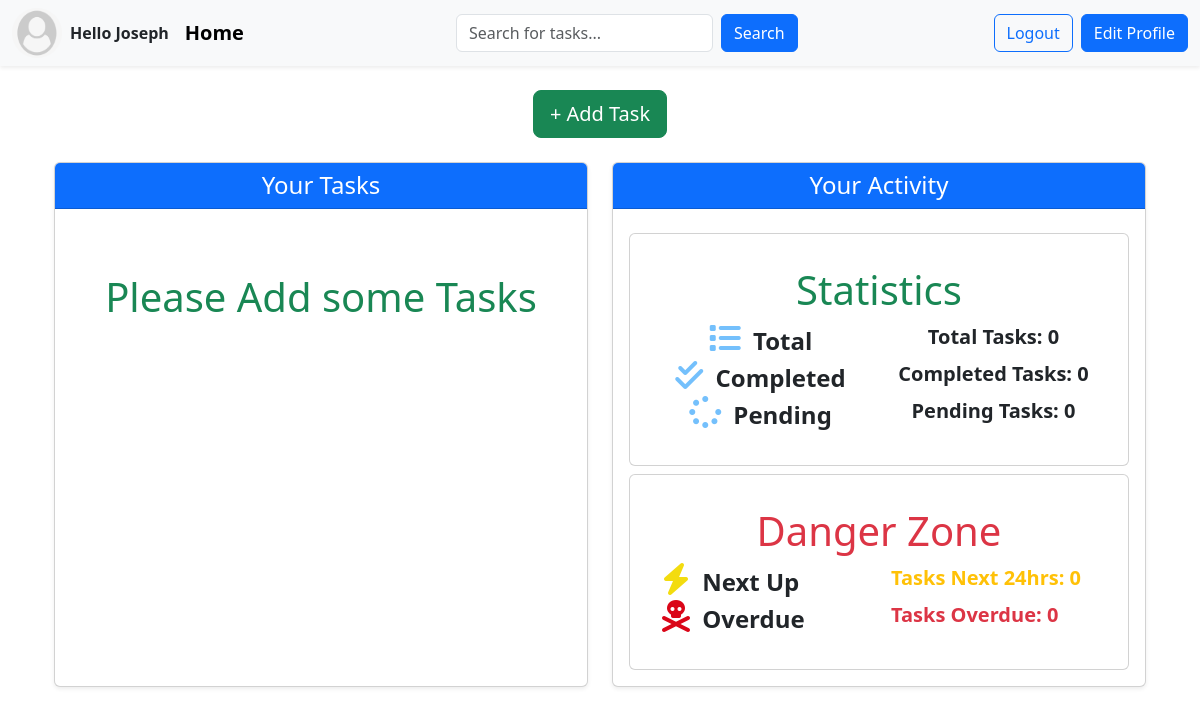
Before: / (signed in) with the older database file.
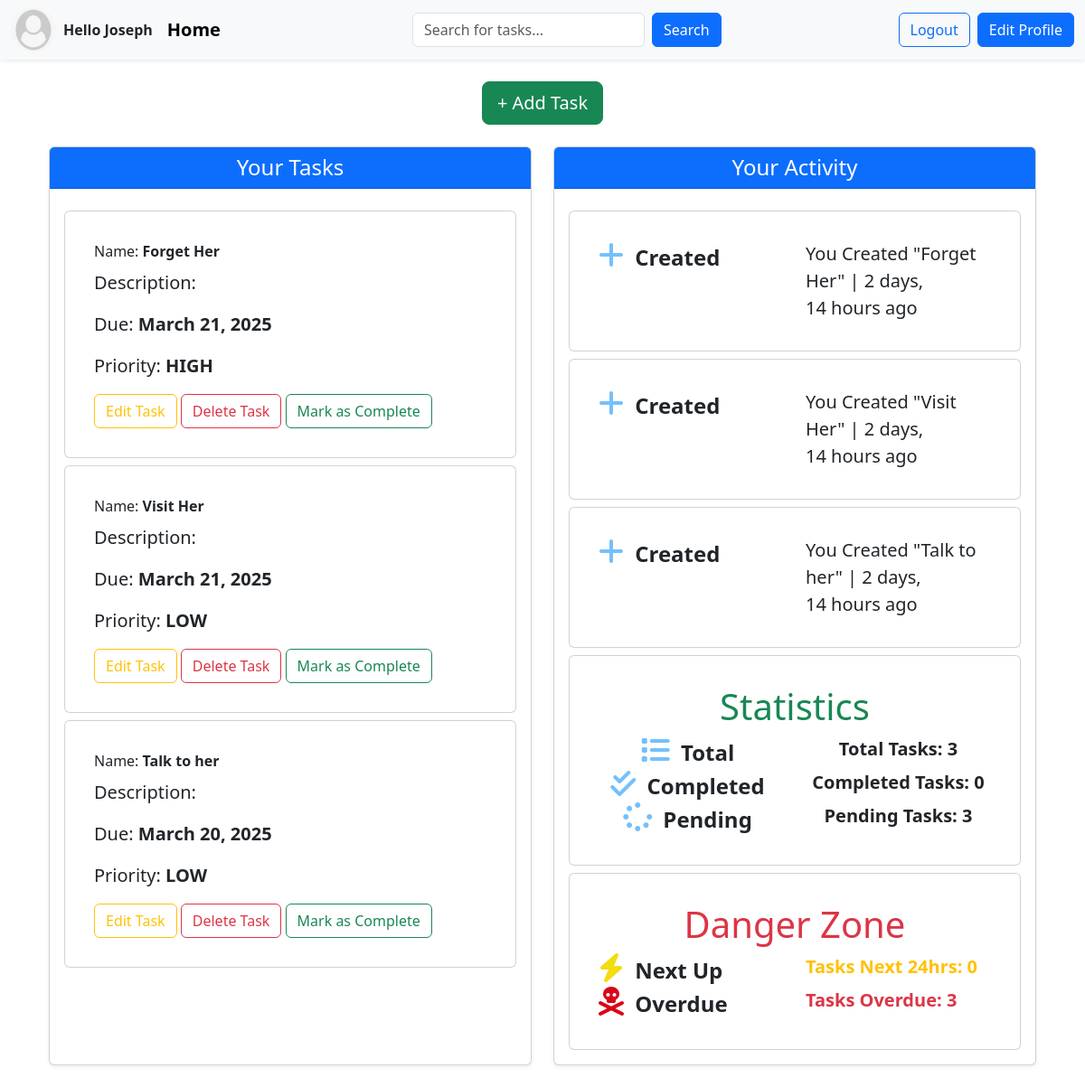
After: the same page with the newer database file.
### base/models.py (models this page shows, shortened)
class User(AbstractUser):
    name = models.CharField(max_length=200,null=True)
    email = models.EmailField(unique=True,null=True)
    avatar= models.ImageField(null=True,default='default.png')
    USERNAME_FIELD = 'email'
    REQUIRED_FIELDS = ['username']

class Task(models.Model):
    title = models.CharField(max_length=200,null=True)
    description = models.TextField(null=True,blank=True)
    user = models.ForeignKey(User,on_delete= models.CASCADE)
    completed = models.BooleanField(default=False)
    created = models.DateTimeField(auto_now_add=True)
    updated = models.DateTimeField(auto_now=True)
    PRIORITY_CHOICES = [
    ("HIGH","High"),
    ("MEDIUM","Medium"),
    ("LOW","Low")
   ]
    priority = models.CharField(max_length=100,choices = PRIORITY_CHOICES)
    due_date = models.DateField(null=True,blank=True)
    class Meta:
        ordering = ['-updated','-created']

class TaskActivity(models.Model):
    ACTION_CHOICES = [
        ("Created","Created"),
       ( "Updated","Updated"),
       ("Completed","Completed"),
       ("Deleted","Deleted")
    ]
    user = models.ForeignKey(User,on_delete=models.CASCADE)
    task = models.ForeignKey(Task,on_delete=models.CASCADE)
    action = models.CharField(max_length=20,choices = ACTION_CHOICES)
    timestamp = models.DateTimeField(auto_now_add=True)
    class Meta:
        ordering = ['-timestamp']

### base/views.py (the view, shortened to what this page needs)
# urls.py: path('',views.home,name="home"),
@login_required(login_url="login")
def home(request):
    tasks = Task.objects.filter(user=request.user)  # Filter tasks for the logged-in user
    activities = TaskActivity.objects.filter(user=request.user).order_by('-timestamp')[:5]  # Get the latest 5 activities
    search_query = request.GET.get('q')
    total_tasks = tasks.count()
    completed_tasks = tasks.filter(completed=True).count()
    pending_tasks = total_tasks - completed_tasks
    now = timezone.now()
    next_24_hours = now + timedelta(hours=24)
    next_up_tasks = tasks.filter(due_date__range=[now, next_24_hours], completed=False).count()
    overdue_tasks = tasks.filter(due_date__lt=now, completed=False).count()
    context = {
        "tasks": tasks,
        "activities": activities,
        "total_tasks": total_tasks,
        "completed_tasks": completed_tasks,
        "pending_tasks": pending_tasks,
        "next_up_tasks": next_up_tasks,
        "overdue_tasks": overdue_tasks,
        "search_query": search_query,  # Pass the search query to the template
    }
    return render(request, 'base/index.html', context)

### base/templates/base/index.html (shortened to what this page needs)
{% extends 'main.html' %}
{% load static %}
{% block content %}
<div class="container my-4">
    <div class="text-center mb-4">
        <a href="{% url 'add-task' %}" class="btn btn-success btn-lg">+ Add Task</a>
    </div>
    <div class="row g-4">
        <div class="col-lg-6">
            <div class="card h-100 shadow-sm">
                <div class="card-header bg-primary text-white">
                    <h2 class="h4 mb-0 text-center">Your Tasks</h2>
                </div>
                <div class="card-body">
                    {% for task in tasks %}
                    <div class="card mt-2 p-3">
                        <div class="card-body">
                            <div class="card-title">Name: <span class="fw-bold">{{task.title}}</span></div>
                            <p class="card-text lead">Description: </p>
                            <p class="lead">Due: <span class="fw-bold">{{task.due_date}}</span></p>
                            <p class="lead">Priority: <span class="fw-bold">{{task.priority}}</span></p>
                            <div id="container-fluid">
                                <a href="{% url 'edit-task' task.id %}" class="btn btn-outline-warning m-3 m-md-0">Edit Task</a>
                                <a href="{% url 'delete-task' task.id %}" class="btn btn-outline-danger m-3 m-md-0">Delete Task</a>
                                <form action="{% url 'mark-task-complete' task.id %}" method="POST" style="display: inline;">
                                    <button type="submit" class="btn btn-outline-success m-3 m-md-0">Mark as Complete</button>
                                </form>
                            </div>
                        </div>
                    </div>
                    {% endfor %}
                    {% if request.user.task_set.count == 0 %}
                    <p class="display-6 text-center text-success mt-5">Please Add some Tasks</p>
        {% endif %}
                </div>
            </div>
        </div>
        <div class="col-lg-6">
            <div class="card h-100 shadow-sm">
                <div class="card-header bg-primary text-white">
                    <h2 class="h4 mb-0 text-center">Your Activity</h2>
                </div>
                <div class="card-body">
                    {% for activity in activities %}
                    <div class="card mt-2 p-3">
                        <div class="card-body">
                            <div class="row activity">
                                <div class="col">
                                    {% if activity.action == "Completed" %}
                                    <i class="icon fa-solid fa-square-check fa-2x" style="color: #74C0FC;"></i>
                                    {% elif activity.action == "Updated" %}
                                    <i class="fa-solid fa-pen-to-square fa-2x" style="color: #74C0FC;"></i>
                                    {% elif activity.action == "Created" %}
                                    <i class="fa-solid fa-plus fa-2x" style="color: #74C0FC;"></i>
                                    {% elif activity.action == "Deleted" %}
                                    <i class="fa-solid fa-trash fa-2x" style="color: #74C0FC;"></i>
                                    {% endif %}
                                    <span class="mx-2 fw-bold fs-4">{{ activity.action }}</span>
                                </div>
                                <div class="col">
                                    <p class="card-text lead">You {{ activity.action }} "{{ activity.task.title }}" | {{ activity.timestamp|timesince }} ago</p>
                                </div>
                            </div>
                        </div>
                    </div>
                    {% endfor %}
                    <div class="card mt-2 p-3">
                        <div class="card-body">
                            <div class="text-center">
                                <h1 class="fw-lighter text-center text-success">Statistics</h1>
                                <div class="row">
                                    <div class="col">
                                        <i class="fa-sharp fa-solid fa-list fa-2x" style="color: #74C0FC;"></i>
                                        <span class="mx-2 fw-bold fs-4">Total</span>
                                    </div>
                                    <div class="col">
                                        <p class="card-text lead fw-bold">Total Tasks: {{ total_tasks }}</p>
                                    </div>
                                </div>
                                <div class="row">
                                    <div class="col">
                                        <i class="fa-solid fa-check-double fa-2x" style="color: #74C0FC;"></i>
                                        <span class="mx-2 fw-bold fs-4">Completed</span>
                                    </div>
                                    <div class="col">
                                        <p class="card-text lead fw-bold">Completed Tasks: {{ completed_tasks }}</p>
                                    </div>
                                </div>
                                <div class="row">
                                    <div class="col">
                                        <i class="fa-solid fa-spinner fa-2x" style="color: #74C0FC;"></i>
                                        <span class="mx-2 fw-bold fs-4">Pending</span>
                                    </div>
                                    <div class="col">
                                        <p class="card-text lead fw-bold">Pending Tasks: {{ pending_tasks }}</p>
                                    </div>
                                </div>
                            </div>
                        </div>
                    </div>
                    <div class="card mt-2 p-3">
                        <div class="card-body">
                            <h1 class="fw-lighter text-center text-danger" style="color: #da0618;">Danger Zone</h1>
                            <div class="row">
                                <div class="col">
                                    <i class="fa-solid fa-bolt fa-2x" style="color: #f3dc0f;"></i>
                                    <span class="mx-2 fw-bold fs-4">Next Up</span>
                                </div>
                                <div class="col">
                                    <p class="card-text lead fw-bold text-warning">Tasks Next 24hrs: {{ next_up_tasks }}</p>
                                </div>
                            </div>
                            <div class="row">
                                <div class="col">
                                    <i class="fa-solid fa-skull-crossbones fa-2x" style="color: #da0618;"></i>
                                    <span class="mx-2 fw-bold fs-4">Overdue</span>
                                </div>
                                <div class="col">
                                    <p class="card-text lead fw-bold text-danger">Tasks Overdue: {{ overdue_tasks }}</p>
                                </div>
                            </div>
                        </div>
                    </div>
                </div>
            </div>
        </div>
    </div>
</div>
{% endblock %}

### templates/main.html (shortened to what this page needs)
<!DOCTYPE html>
{% load static %}
<html lang="en">
<head>
    <link href="https://cdn.jsdelivr.net/npm/bootstrap@5.3.3/dist/css/bootstrap.min.css" rel="stylesheet">
    <link rel="stylesheet" href="{% static 'css/style.css' %}">
</head>
<body>
{% if request.user.is_authenticated %}
<nav class="navbar navbar-expand-lg navbar-light bg-light shadow-sm">
    <div class="container-fluid">
        <div class="d-flex align-items-center me-3">
            {% if request.user.is_authenticated %}
                <img class="rounded-circle me-2" src="{{request.user.avatar.url}}" alt="profile-pic" width="50" height="50">
                <span class="fw-bold">Hello {{user.username}}</span>
            {% else %}
                <span class="navbar-brand fw-bold">Task Tracker</span>
            {% endif %}
        </div>
        <a class="navbar-brand fw-bold" href="/">Home</a>
        <div class="mx-auto" style="max-width: 500px;">
            <form class="d-flex" method="get" role="search" action="{% url 'home'%}">
                <input class="form-control me-2" name="q" type="search" placeholder="Search for tasks..." aria-label="Search" value="{{ request.GET.q }}">
                <button class="btn btn-primary" type="submit">Search</button>
            </form>
        </div>
        <div class="d-flex gap-2">
            {% if request.user.is_authenticated %}
                <a href="{% url 'logout' %}" class="btn btn-outline-primary">Logout</a>
                <a href="{% url 'edit-profile' %}" class="btn btn-primary">Edit Profile</a>
            {% else %}
                <a href="{% url 'login' %}" class="btn btn-outline-primary">Login</a>
                <a href="{% url 'register' %}" class="btn btn-primary">Sign Up</a>
            {% endif %}
        </div>
    </div>
</nav>
{% endif %}
    <main class="container mt-4">
        {% block content %}
        {% endblock %}
    </main>
</body>
</html>

### static/css/style.css (style rules this page uses)
html, body { margin: 0; padding: 0; overflow-x: hidden; }

Changed rows visible on the page:
added Task: title "Forget Her", due_date "March 21, 2025", priority "HIGH"
added Task: title "Visit Her", due_date "March 21, 2025", priority "LOW"
added Task: title "Talk to her", due_date "March 20, 2025", priority "LOW"
added TaskActivity: action "Created", task "Forget Her", timestamp "2 days, 14 hours"
added TaskActivity: action "Created", task "Visit Her", timestamp "2 days, 14 hours"
added TaskActivity: action "Created", task "Talk to her", timestamp "2 days, 14 hours"
Other visible differences:
{{ total_tasks }}: "0" → "3"
{{ pending_tasks }}: "0" → "3"
{{ overdue_tasks }}: "0" → "3"
text no longer shown: "Please Add some Tasks"
